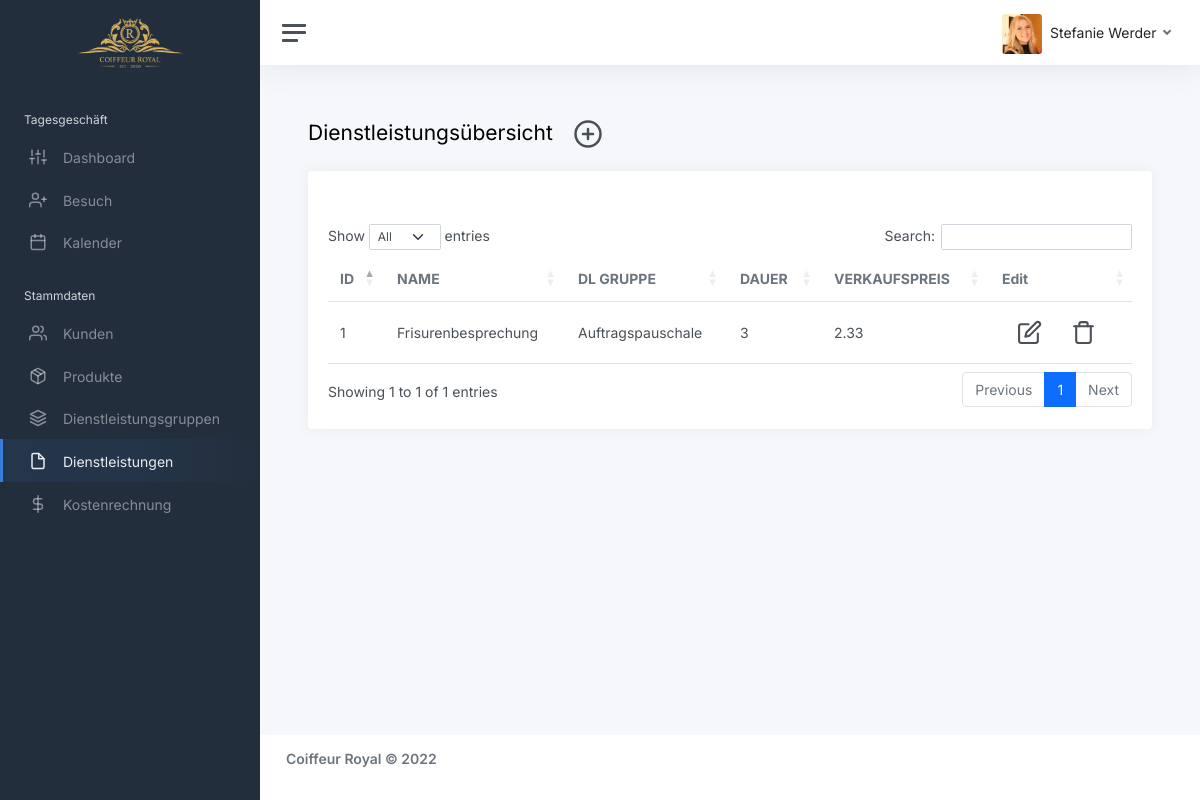
/website/sites/services.php (signed in), run on the app's committed database.
### tables this page shows
CREATE TABLE IF NOT EXISTS services (
    services_id INT AUTO_INCREMENT PRIMARY KEY,
    services_name VARCHAR(50) NOT NULL,
    services_service_group VARCHAR(50),
    services_duration INT(3),
    services_factor DECIMAL(10,2),
    services_consumption DECIMAL(10,2),
    services_price_kg_liter DECIMAL(10,2),
    services_sales_price DECIMAL(10,2)
    );

### website/sites/services.php (the view, shortened to what this page needs)
<?php
    if(isset($_SESSION['User']))
    {
        $mailid = $_SESSION['User'];
        $parts = explode(".", $mailid);
        $lastname = ucfirst(array_pop($parts));
        $firstname = ucfirst(implode(".", $parts));
    }
    else
    {
        header("Location:../index.php");
    }
?>
<!DOCTYPE html>
<html lang="en">
<head>
	<link href="https://cdnjs.cloudflare.com/ajax/libs/twitter-bootstrap/5.0.1/css/bootstrap.min.css" rel="stylesheet">
	<link href="../assets/css/app.css" rel="stylesheet">
	<link href="https://cdn.datatables.net/1.11.4/css/dataTables.bootstrap5.min.css" rel="stylesheet">
</head>
<body>
	<div class="wrapper">
		<nav id="sidebar" class="sidebar js-sidebar">
			<div class="sidebar-content js-simplebar">
				<a class="sidebar-brand text-center" href="dashboard.php">
					<span class="align-middle"><img src="../assets/img/logo/coiffeur_royal.png" width="50%"></span>
				</a>
				<ul class="sidebar-nav">
					<li class="sidebar-header">
						Tagesgeschäft
					</li>
					<li class="sidebar-item">
						<a class="sidebar-link" href="dashboard.php">
							<i class="align-middle" data-feather="sliders"></i> <span class="align-middle">Dashboard</span>
						</a>
					</li>
					<li class="sidebar-item">
						<a class="sidebar-link" href="visits.php">
							<i class="align-middle" data-feather="user-plus"></i> <span class="align-middle">Besuch</span>
						</a>
					</li>
					<li class="sidebar-item">
						<a class="sidebar-link" href="calendar.php">
							<i class="align-middle" data-feather="calendar"></i> <span class="align-middle">Kalender</span>
						</a>
					</li>
					<li class="sidebar-header">
						Stammdaten
					</li>
					<li class="sidebar-item">
						<a class="sidebar-link" href="customers.php">
							<i class="align-middle" data-feather="users"></i> <span class="align-middle">Kunden</span>
						</a>
					</li>
					<li class="sidebar-item">
						<a class="sidebar-link" href="products.php">
							<i class="align-middle" data-feather="package"></i> <span class="align-middle">Produkte</span>
						</a>
					</li>
					<li class="sidebar-item">
						<a class="sidebar-link" href="service-groups.php">
							<i class="align-middle" data-feather="layers"></i> <span class="align-middle">Dienstleistungsgruppen</span>
						</a>
					</li>
					<li class="sidebar-item active">
						<a class="sidebar-link" href="services.php">
							<i class="align-middle" data-feather="file"></i> <span class="align-middle">Dienstleistungen</span>
						</a>
					</li>
					<li class="sidebar-item">
						<a class="sidebar-link" href="cost-calculation.php">
							<i class="align-middle" data-feather="dollar-sign"></i> <span class="align-middle">Kostenrechnung</span>
						</a>
					</li>
				</ul>
			</div>
		</nav>
		<div class="main">
			<nav class="navbar navbar-expand navbar-light navbar-bg">
				<a class="sidebar-toggle js-sidebar-toggle">
					<i class="hamburger align-self-center"></i>
				</a>
				<div class="navbar-collapse collapse">
					<ul class="navbar-nav navbar-align">
						<li class="nav-item dropdown">
							<a class="nav-link dropdown-toggle d-none d-sm-inline-block" href="#" data-bs-toggle="dropdown">
								<?php
								if($mailid == "werder.stefanie")
								{
									echo "<img src='../assets/img/avatars/steffi.jpg' class='avatar img-fluid rounded me-1' alt='Steffanie Werder'/> <span class='text-dark'>" .$lastname . " " . $firstname;
								}
								elseif($mailid == "weibel.romy")
								{
									echo "<img src='../assets/img/avatars/romy.jpg' class='avatar img-fluid rounded me-1' alt='Romy Werder'/> <span class='text-dark'>" . $lastname . " " . $firstname;
								}
								?>
							</a>
						</li>
					</ul>
				</div>
			</nav>
			<main class="content">
				<div class="container-fluid p-0">
					<h1 class="h3 mb-3">Dienstleistungsübersicht <button type='button' class='btn mr-1 createservicebtn'><i class='align-middle' data-feather='plus-circle' style='width: 30px; height: 30px;'></i></button></h1>
					<div class="row">
						<div class="col-12">
							<div class="card">
								<div class="card-header">
								</div>
								<div class="card-body">
                                    <div class="table-responsive">
                                        <table id="example" class="table align-items-center mb-0">
                                          <thead>
                                            <tr>
                                              <th class="text-uppercase text-secondary  font-weight-bolder opacity-7">ID</th>
                                              <th class="text-uppercase text-secondary  font-weight-bolder opacity-7">Name</th>
                                              <th class="text-uppercase text-secondary  font-weight-bolder opacity-7">DL Gruppe</th>
                                              <th class="text-uppercase text-secondary  font-weight-bolder opacity-7">Dauer</th>
                                              <th class="text-uppercase text-secondary  font-weight-bolder opacity-7">Verkaufspreis</th>
                                              <th class="text-secondary opacity-7">Edit</th>
                                            </tr>
                                          </thead>
                                          <tbody>
											<?php
												include 'db.php';
												$sql = "SELECT * FROM services";
												$result = mysqli_query($db_conn, $sql);
												if (mysqli_num_rows($result) > 0)
												{
													while ($row = mysqli_fetch_assoc($result))
													{
														echo "<tr>";
															echo "<td>" . $row['services_id'] . "</td>";
															echo "<td>" . $row['services_name'] . "</td>";
															echo "<td>" . $row['services_service_group'] . "</td>";
															echo "<td>" . $row['services_duration'] . "</td>";
															echo "<td>" . $row['services_sales_price'] . "</td>";
															echo "<td class='text-right'>";
																echo "<button type='button' class='btn mr-1 editservicebtn'><i class='align-middle' data-feather='edit' style='width: 25px; height: 25px;'></i></button>";
																echo "<button type='button' class='btn mr-1 deleteservicebtn'><i class='align-middle' data-feather='trash' style='width: 25px; height: 25px;'></i></button>";
															echo "</td>";
													}
												}
												else
												{
													echo "0 Results found";
												}
											?>
                                          </tbody>
                                        </table>
									</div>
								</div>
							</div>
						</div>
					</div>
				</div>
			</main>
			<footer class="footer">
				<div class="container-fluid">
					<div class="row text-muted">
						<div class="col-6 text-start">
							<p class="mb-0">
								<h5 class="text-muted"><strong>Coiffeur Royal &copy; 2022</strong></h5>
							</p>
						</div>
					</div>
				</div>
			</footer>
		</div>
	</div>
</body>
</html>

### data on the page
services: services_id "1", services_name "Frisurenbesprechung", services_service_group "Auftragspauschale", services_duration "3", services_sales_price "2.33"

### other printed values
$lastname "Stefanie"
$firstname "Werder"
